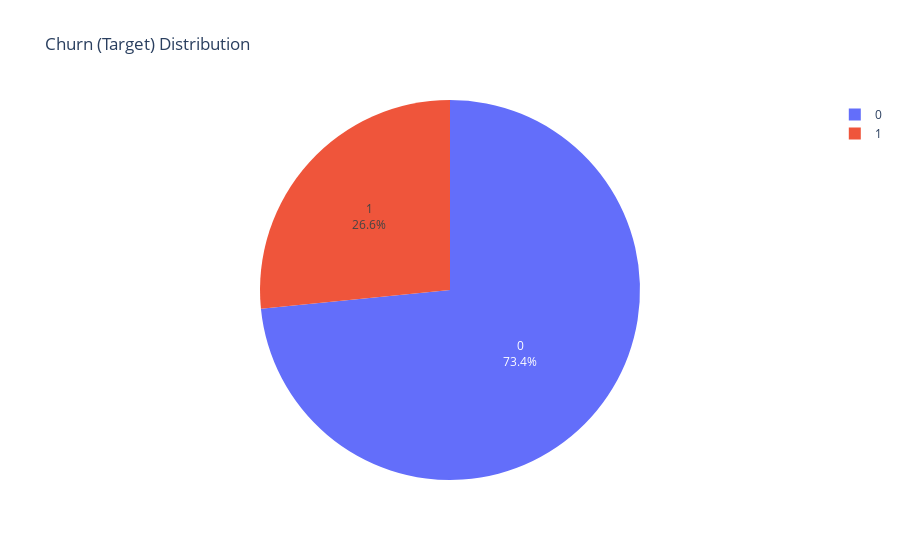

Notebook source saved alongside this figure:
### Code cell
fig = px.pie(df['Churn'].value_counts().reset_index().rename(columns={'index':'Type'}), values='Churn', names='Type', title='Churn (Target) Distribution')
fig.update_traces(textposition='inside', textinfo='percent+label')
fig.show()
printmd("### Target distribution is Imbalanced")

### Figure 1 — Plotly figure (JSON) as saved in the notebook; plotly's stock layout.template omitted (floating-point values rounded to 4 significant figures)
{"data": [{"domain": {"x": [0, 1], "y": [0, 1]}, "hovertemplate": "Type=%{label}<br>Churn=%{value}<extra></extra>", "labels": [0, 1], "legendgroup": "", "name": "", "showlegend": true, "textinfo": "percent+label", "textposition": "inside", "type": "pie", "values": [5163, 1869]}], "layout": {"legend": {"tracegroupgap": 0}, "title": {"text": "Churn (Target) Distribution"}}}
